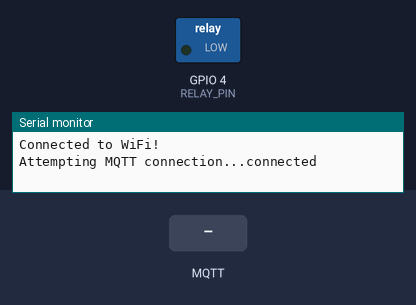
Simulated run of this sketch. Board: ESP8266 (Wemos D1 mini). Shown: switched loads named in the sketch (green lamp = pin HIGH), the last lines printed to the serial monitor. The inputs (shaded band) are chosen by the test bench. WiFi joins after 1.5 s; servers stay silent unless stated; storage starts empty; random numbers use the default seed unless the sketch sets one; no MQTT or app messages arrive unless stated.

Above: at 2.7 s.
2.8 s: MQTT message "1" arrives on the first subscribed topic
At 4.0 s:
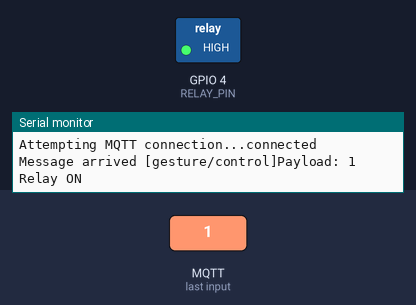
4.3 s: MQTT message "0" arrives on the first subscribed topic
At 5.1 s:
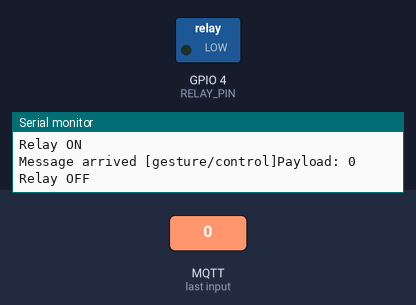
Timing chart, 0 to 7.3 s (numbered marks = the images above; inputs shaded):
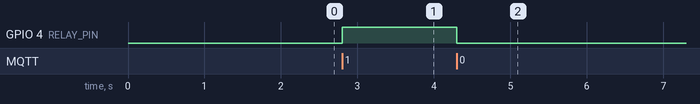

The sketch:

iot_relay.ino
```cpp
#include <FS.h>                   // Must be first
#include <ESP8266WiFi.h>
#include <DNSServer.h>
#include <ESP8266WebServer.h>
#include <WiFiManager.h>          // https://github.com/tzapu/WiFiManager
#include <ArduinoJson.h>          // https://github.com/bblanchon/ArduinoJson
#include <PubSubClient.h>

// --- Configuration ---
#define RELAY_PIN 4               // D2 is usually GPIO 4 on NodeMCU/Wemos
#define CONFIG_FILE "/config.json"

// --- Global Variables ---
char mqtt_server[40] = "202.74.74.42";
char mqtt_port[6] = "1883";
char mqtt_topic[50] = "gesture/control";

bool shouldSaveConfig = false;

WiFiClient espClient;
PubSubClient client(espClient);

// --- Callback for Save Config ---
void saveConfigCallback () {
  Serial.println("Should save config");
  shouldSaveConfig = true;
}

// --- MQTT Callback ---
void callback(char* topic, byte* payload, unsigned int length) {
  Serial.print("Message arrived [");
  Serial.print(topic);
  Serial.print("]Payload: ");

  String message = "";
  for (unsigned int i = 0; i < length; i++) {
    message += (char)payload[i];
  }
  Serial.println(message);

  // Logic: 1 = ON, 0 = OFF (Active High)
  if (message == "1") {
    digitalWrite(RELAY_PIN, HIGH);
    Serial.println("Relay ON");
  } else if (message == "0") {
    digitalWrite(RELAY_PIN, LOW);
    Serial.println("Relay OFF");
  }
}

// --- Load Config from FS ---
void loadConfig() {
  if (SPIFFS.begin()) {
    if (SPIFFS.exists(CONFIG_FILE)) {
      File configFile = SPIFFS.open(CONFIG_FILE, "r");
      if (configFile) {
        size_t size = configFile.size();
        std::unique_ptr<char[]> buf(new char[size]);
        configFile.readBytes(buf.get(), size);

        DynamicJsonDocument json(1024);
        DeserializationError error = deserializeJson(json, buf.get());

        if (!error) {
          strcpy(mqtt_server, json["mqtt_server"]);
          strcpy(mqtt_port, json["mqtt_port"]);
          strcpy(mqtt_topic, json["mqtt_topic"]);
        }
      }
    }
  } else {
    Serial.println("failed to mount FS");
  }
}

// --- Save Config to FS ---
void saveConfig() {
  DynamicJsonDocument json(1024);
  json["mqtt_server"] = mqtt_server;
  json["mqtt_port"] = mqtt_port;
  json["mqtt_topic"] = mqtt_topic;

  File configFile = SPIFFS.open(CONFIG_FILE, "w");
  if (!configFile) {
    Serial.println("failed to open config file for writing");
  }
  serializeJson(json, configFile);
  configFile.close();
}

void setup() {
  Serial.begin(115200);
  pinMode(RELAY_PIN, OUTPUT);
  digitalWrite(RELAY_PIN, LOW); // Default OFF

  // 1. Load Config
  loadConfig();

  // 2. Setup WiFiManager
  WiFiManager wifiManager;
  wifiManager.setSaveConfigCallback(saveConfigCallback);

  // Custom Parameters
  WiFiManagerParameter custom_mqtt_server("server", "MQTT Server", mqtt_server, 40);
  WiFiManagerParameter custom_mqtt_port("port", "MQTT Port", mqtt_port, 6);
  WiFiManagerParameter custom_mqtt_topic("topic", "MQTT Topic", mqtt_topic, 50);

  wifiManager.addParameter(&custom_mqtt_server);
  wifiManager.addParameter(&custom_mqtt_port);
  wifiManager.addParameter(&custom_mqtt_topic);

  // Connect or Portal
  if (!wifiManager.autoConnect("Gesture_Lamp_AP")) {
    Serial.println("failed to connect and hit timeout");
    delay(3000);
    ESP.reset();
    delay(5000);
  }

  // 3. Save Config if needed
  if (shouldSaveConfig) {
    strcpy(mqtt_server, custom_mqtt_server.getValue());
    strcpy(mqtt_port, custom_mqtt_port.getValue());
    strcpy(mqtt_topic, custom_mqtt_topic.getValue());
    saveConfig();
  }

  Serial.println("Connected to WiFi!");

  // 4. Setup MQTT
  client.setServer(mqtt_server, atoi(mqtt_port));
  client.setCallback(callback);
}

void reconnect() {
  while (!client.connected()) {
    Serial.print("Attempting MQTT connection...");
    String clientId = "ESP8266Client-";
    clientId += String(random(0xffff), HEX);

    if (client.connect(clientId.c_str())) {
      Serial.println("connected");
      client.subscribe(mqtt_topic);
    } else {
      Serial.print("failed, rc=");
      Serial.print(client.state());
      Serial.println(" try again in 5 seconds");
      delay(5000);
    }
  }
}

void loop() {
  if (!client.connected()) {
    reconnect();
  }
  client.loop();
}
```

Measured:
- after the input at 2.8 s, GPIO 4 (RELAY_PIN): LOW → HIGH at once
- after the input at 4.3 s, GPIO 4 (RELAY_PIN): HIGH → LOW at once
